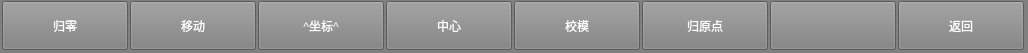
<?xml version="1.0" encoding="UTF-8"?>
<ui version="4.0">
 <class>seconlevel_f3</class>
 <widget class="QWidget" name="seconlevel_f3">
  <property name="geometry">
   <rect>
    <x>0</x>
    <y>0</y>
    <width>1028</width>
    <height>53</height>
   </rect>
  </property>
  <property name="palette">
   <palette>
    <active>
     <colorrole role="WindowText">
      <brush brushstyle="SolidPattern">
       <color alpha="255">
        <red>255</red>
        <green>255</green>
        <blue>255</blue>
       </color>
      </brush>
     </colorrole>
     <colorrole role="Button">
      <brush brushstyle="SolidPattern">
       <color alpha="255">
        <red>128</red>
        <green>128</green>
        <blue>128</blue>
       </color>
      </brush>
     </colorrole>
     <colorrole role="Light">
      <brush brushstyle="SolidPattern">
       <color alpha="255">
        <red>192</red>
        <green>192</green>
        <blue>192</blue>
       </color>
      </brush>
     </colorrole>
     <colorrole role="Midlight">
      <brush brushstyle="SolidPattern">
       <color alpha="255">
        <red>160</red>
        <green>160</green>
        <blue>160</blue>
       </color>
      </brush>
     </colorrole>
     <colorrole role="Dark">
      <brush brushstyle="SolidPattern">
       <color alpha="255">
        <red>64</red>
        <green>64</green>
        <blue>64</blue>
       </color>
      </brush>
     </colorrole>
     <colorrole role="Mid">
      <brush brushstyle="SolidPattern">
       <color alpha="255">
        <red>85</red>
        <green>85</green>
        <blue>85</blue>
       </color>
      </brush>
     </colorrole>
     <colorrole role="Text">
      <brush brushstyle="SolidPattern">
       <color alpha="255">
        <red>255</red>
        <green>255</green>
        <blue>255</blue>
       </color>
      </brush>
     </colorrole>
     <colorrole role="BrightText">
      <brush brushstyle="SolidPattern">
       <color alpha="255">
        <red>255</red>
        <green>255</green>
        <blue>255</blue>
       </color>
      </brush>
     </colorrole>
     <colorrole role="ButtonText">
      <brush brushstyle="SolidPattern">
       <color alpha="255">
        <red>255</red>
        <green>255</green>
        <blue>255</blue>
       </color>
      </brush>
     </colorrole>
     <colorrole role="Base">
      <brush brushstyle="SolidPattern">
       <color alpha="255">
        <red>0</red>
        <green>0</green>
        <blue>0</blue>
       </color>
      </brush>
     </colorrole>
     <colorrole role="Window">
      <brush brushstyle="SolidPattern">
       <color alpha="255">
        <red>128</red>
        <green>128</green>
        <blue>128</blue>
       </color>
      </brush>
     </colorrole>
     <colorrole role="Shadow">
      <brush brushstyle="SolidPattern">
       <color alpha="255">
        <red>0</red>
        <green>0</green>
        <blue>0</blue>
       </color>
      </brush>
     </colorrole>
     <colorrole role="AlternateBase">
      <brush brushstyle="SolidPattern">
       <color alpha="255">
        <red>64</red>
        <green>64</green>
        <blue>64</blue>
       </color>
      </brush>
     </colorrole>
     <colorrole role="ToolTipBase">
      <brush brushstyle="SolidPattern">
       <color alpha="255">
        <red>255</red>
        <green>255</green>
        <blue>220</blue>
       </color>
      </brush>
     </colorrole>
     <colorrole role="ToolTipText">
      <brush brushstyle="SolidPattern">
       <color alpha="255">
        <red>0</red>
        <green>0</green>
        <blue>0</blue>
       </color>
      </brush>
     </colorrole>
    </active>
    <inactive>
     <colorrole role="WindowText">
      <brush brushstyle="SolidPattern">
       <color alpha="255">
        <red>255</red>
        <green>255</green>
        <blue>255</blue>
       </color>
      </brush>
     </colorrole>
     <colorrole role="Button">
      <brush brushstyle="SolidPattern">
       <color alpha="255">
        <red>128</red>
        <green>128</green>
        <blue>128</blue>
       </color>
      </brush>
     </colorrole>
     <colorrole role="Light">
      <brush brushstyle="SolidPattern">
       <color alpha="255">
        <red>192</red>
        <green>192</green>
        <blue>192</blue>
       </color>
      </brush>
     </colorrole>
     <colorrole role="Midlight">
      <brush brushstyle="SolidPattern">
       <color alpha="255">
        <red>160</red>
        <green>160</green>
        <blue>160</blue>
       </color>
      </brush>
     </colorrole>
     <colorrole role="Dark">
      <brush brushstyle="SolidPattern">
       <color alpha="255">
        <red>64</red>
        <green>64</green>
        <blue>64</blue>
       </color>
      </brush>
     </colorrole>
     <colorrole role="Mid">
      <brush brushstyle="SolidPattern">
       <color alpha="255">
        <red>85</red>
        <green>85</green>
        <blue>85</blue>
       </color>
      </brush>
     </colorrole>
     <colorrole role="Text">
      <brush brushstyle="SolidPattern">
       <color alpha="255">
        <red>255</red>
        <green>255</green>
        <blue>255</blue>
       </color>
      </brush>
     </colorrole>
     <colorrole role="BrightText">
      <brush brushstyle="SolidPattern">
       <color alpha="255">
        <red>255</red>
        <green>255</green>
        <blue>255</blue>
       </color>
      </brush>
     </colorrole>
     <colorrole role="ButtonText">
      <brush brushstyle="SolidPattern">
       <color alpha="255">
        <red>255</red>
        <green>255</green>
        <blue>255</blue>
       </color>
      </brush>
     </colorrole>
     <colorrole role="Base">
      <brush brushstyle="SolidPattern">
       <color alpha="255">
        <red>0</red>
        <green>0</green>
        <blue>0</blue>
       </color>
      </brush>
     </colorrole>
     <colorrole role="Window">
      <brush brushstyle="SolidPattern">
       <color alpha="255">
        <red>128</red>
        <green>128</green>
        <blue>128</blue>
       </color>
      </brush>
     </colorrole>
     <colorrole role="Shadow">
      <brush brushstyle="SolidPattern">
       <color alpha="255">
        <red>0</red>
        <green>0</green>
        <blue>0</blue>
       </color>
      </brush>
     </colorrole>
     <colorrole role="AlternateBase">
      <brush brushstyle="SolidPattern">
       <color alpha="255">
        <red>64</red>
        <green>64</green>
        <blue>64</blue>
       </color>
      </brush>
     </colorrole>
     <colorrole role="ToolTipBase">
      <brush brushstyle="SolidPattern">
       <color alpha="255">
        <red>255</red>
        <green>255</green>
        <blue>220</blue>
       </color>
      </brush>
     </colorrole>
     <colorrole role="ToolTipText">
      <brush brushstyle="SolidPattern">
       <color alpha="255">
        <red>0</red>
        <green>0</green>
        <blue>0</blue>
       </color>
      </brush>
     </colorrole>
    </inactive>
    <disabled>
     <colorrole role="WindowText">
      <brush brushstyle="SolidPattern">
       <color alpha="255">
        <red>64</red>
        <green>64</green>
        <blue>64</blue>
       </color>
      </brush>
     </colorrole>
     <colorrole role="Button">
      <brush brushstyle="SolidPattern">
       <color alpha="255">
        <red>128</red>
        <green>128</green>
        <blue>128</blue>
       </color>
      </brush>
     </colorrole>
     <colorrole role="Light">
      <brush brushstyle="SolidPattern">
       <color alpha="255">
        <red>192</red>
        <green>192</green>
        <blue>192</blue>
       </color>
      </brush>
     </colorrole>
     <colorrole role="Midlight">
      <brush brushstyle="SolidPattern">
       <color alpha="255">
        <red>160</red>
        <green>160</green>
        <blue>160</blue>
       </color>
      </brush>
     </colorrole>
     <colorrole role="Dark">
      <brush brushstyle="SolidPattern">
       <color alpha="255">
        <red>64</red>
        <green>64</green>
        <blue>64</blue>
       </color>
      </brush>
     </colorrole>
     <colorrole role="Mid">
      <brush brushstyle="SolidPattern">
       <color alpha="255">
        <red>85</red>
        <green>85</green>
        <blue>85</blue>
       </color>
      </brush>
     </colorrole>
     <colorrole role="Text">
      <brush brushstyle="SolidPattern">
       <color alpha="255">
        <red>64</red>
        <green>64</green>
        <blue>64</blue>
       </color>
      </brush>
     </colorrole>
     <colorrole role="BrightText">
      <brush brushstyle="SolidPattern">
       <color alpha="255">
        <red>255</red>
        <green>255</green>
        <blue>255</blue>
       </color>
      </brush>
     </colorrole>
     <colorrole role="ButtonText">
      <brush brushstyle="SolidPattern">
       <color alpha="255">
        <red>64</red>
        <green>64</green>
        <blue>64</blue>
       </color>
      </brush>
     </colorrole>
     <colorrole role="Base">
      <brush brushstyle="SolidPattern">
       <color alpha="255">
        <red>128</red>
        <green>128</green>
        <blue>128</blue>
       </color>
      </brush>
     </colorrole>
     <colorrole role="Window">
      <brush brushstyle="SolidPattern">
       <color alpha="255">
        <red>128</red>
        <green>128</green>
        <blue>128</blue>
       </color>
      </brush>
     </colorrole>
     <colorrole role="Shadow">
      <brush brushstyle="SolidPattern">
       <color alpha="255">
        <red>0</red>
        <green>0</green>
        <blue>0</blue>
       </color>
      </brush>
     </colorrole>
     <colorrole role="AlternateBase">
      <brush brushstyle="SolidPattern">
       <color alpha="255">
        <red>128</red>
        <green>128</green>
        <blue>128</blue>
       </color>
      </brush>
     </colorrole>
     <colorrole role="ToolTipBase">
      <brush brushstyle="SolidPattern">
       <color alpha="255">
        <red>255</red>
        <green>255</green>
        <blue>220</blue>
       </color>
      </brush>
     </colorrole>
     <colorrole role="ToolTipText">
      <brush brushstyle="SolidPattern">
       <color alpha="255">
        <red>0</red>
        <green>0</green>
        <blue>0</blue>
       </color>
      </brush>
     </colorrole>
    </disabled>
   </palette>
  </property>
  <property name="windowTitle">
   <string>Form</string>
  </property>
  <property name="autoFillBackground">
   <bool>true</bool>
  </property>
  <widget class="QWidget" name="horizontalLayoutWidget">
   <property name="geometry">
    <rect>
     <x>0</x>
     <y>0</y>
     <width>1031</width>
     <height>51</height>
    </rect>
   </property>
   <layout class="QHBoxLayout" name="horizontalLayout">
    <property name="spacing">
     <number>2</number>
    </property>
    <property name="leftMargin">
     <number>2</number>
    </property>
    <property name="topMargin">
     <number>1</number>
    </property>
    <property name="rightMargin">
     <number>3</number>
    </property>
    <property name="bottomMargin">
     <number>1</number>
    </property>
    <item>
     <widget class="QPushButton" name="pushButton_F1">
      <property name="sizePolicy">
       <sizepolicy hsizetype="Preferred" vsizetype="Preferred">
        <horstretch>0</horstretch>
        <verstretch>0</verstretch>
       </sizepolicy>
      </property>
      <property name="minimumSize">
       <size>
        <width>126</width>
        <height>0</height>
       </size>
      </property>
      <property name="focusPolicy">
       <enum>Qt::NoFocus</enum>
      </property>
      <property name="text">
       <string>归零</string>
      </property>
     </widget>
    </item>
    <item>
     <widget class="QPushButton" name="pushButton_F2">
      <property name="sizePolicy">
       <sizepolicy hsizetype="Preferred" vsizetype="Preferred">
        <horstretch>0</horstretch>
        <verstretch>0</verstretch>
       </sizepolicy>
      </property>
      <property name="minimumSize">
       <size>
        <width>126</width>
        <height>0</height>
       </size>
      </property>
      <property name="focusPolicy">
       <enum>Qt::NoFocus</enum>
      </property>
      <property name="text">
       <string>移动</string>
      </property>
     </widget>
    </item>
    <item>
     <widget class="QPushButton" name="pushButton_F3">
      <property name="sizePolicy">
       <sizepolicy hsizetype="Preferred" vsizetype="Preferred">
        <horstretch>0</horstretch>
        <verstretch>0</verstretch>
       </sizepolicy>
      </property>
      <property name="minimumSize">
       <size>
        <width>126</width>
        <height>0</height>
       </size>
      </property>
      <property name="focusPolicy">
       <enum>Qt::NoFocus</enum>
      </property>
      <property name="text">
       <string>^坐标^</string>
      </property>
     </widget>
    </item>
    <item>
     <widget class="QPushButton" name="pushButton_F4">
      <property name="sizePolicy">
       <sizepolicy hsizetype="Preferred" vsizetype="Preferred">
        <horstretch>0</horstretch>
        <verstretch>0</verstretch>
       </sizepolicy>
      </property>
      <property name="minimumSize">
       <size>
        <width>126</width>
        <height>0</height>
       </size>
      </property>
      <property name="focusPolicy">
       <enum>Qt::NoFocus</enum>
      </property>
      <property name="text">
       <string>中心</string>
      </property>
     </widget>
    </item>
    <item>
     <widget class="QPushButton" name="pushButton_F5">
      <property name="sizePolicy">
       <sizepolicy hsizetype="Preferred" vsizetype="Preferred">
        <horstretch>0</horstretch>
        <verstretch>0</verstretch>
       </sizepolicy>
      </property>
      <property name="minimumSize">
       <size>
        <width>126</width>
        <height>0</height>
       </size>
      </property>
      <property name="focusPolicy">
       <enum>Qt::NoFocus</enum>
      </property>
      <property name="text">
       <string>校模</string>
      </property>
     </widget>
    </item>
    <item>
     <widget class="QPushButton" name="pushButton_F6">
      <property name="sizePolicy">
       <sizepolicy hsizetype="Preferred" vsizetype="Preferred">
        <horstretch>0</horstretch>
        <verstretch>0</verstretch>
       </sizepolicy>
      </property>
      <property name="minimumSize">
       <size>
        <width>126</width>
        <height>0</height>
       </size>
      </property>
      <property name="focusPolicy">
       <enum>Qt::NoFocus</enum>
      </property>
      <property name="text">
       <string>归原点</string>
      </property>
     </widget>
    </item>
    <item>
     <widget class="QPushButton" name="pushButton_F7">
      <property name="sizePolicy">
       <sizepolicy hsizetype="Preferred" vsizetype="Preferred">
        <horstretch>0</horstretch>
        <verstretch>0</verstretch>
       </sizepolicy>
      </property>
      <property name="minimumSize">
       <size>
        <width>126</width>
        <height>0</height>
       </size>
      </property>
      <property name="focusPolicy">
       <enum>Qt::NoFocus</enum>
      </property>
      <property name="text">
       <string/>
      </property>
     </widget>
    </item>
    <item>
     <widget class="QPushButton" name="pushButton_F8">
      <property name="sizePolicy">
       <sizepolicy hsizetype="Preferred" vsizetype="Preferred">
        <horstretch>0</horstretch>
        <verstretch>0</verstretch>
       </sizepolicy>
      </property>
      <property name="minimumSize">
       <size>
        <width>126</width>
        <height>0</height>
       </size>
      </property>
      <property name="focusPolicy">
       <enum>Qt::NoFocus</enum>
      </property>
      <property name="text">
       <string>返回</string>
      </property>
     </widget>
    </item>
    <item>
     <spacer name="horizontalSpacer">
      <property name="orientation">
       <enum>Qt::Horizontal</enum>
      </property>
      <property name="sizeHint" stdset="0">
       <size>
        <width>40</width>
        <height>20</height>
       </size>
      </property>
     </spacer>
    </item>
   </layout>
  </widget>
 </widget>
 <resources/>
 <connections/>
</ui>
